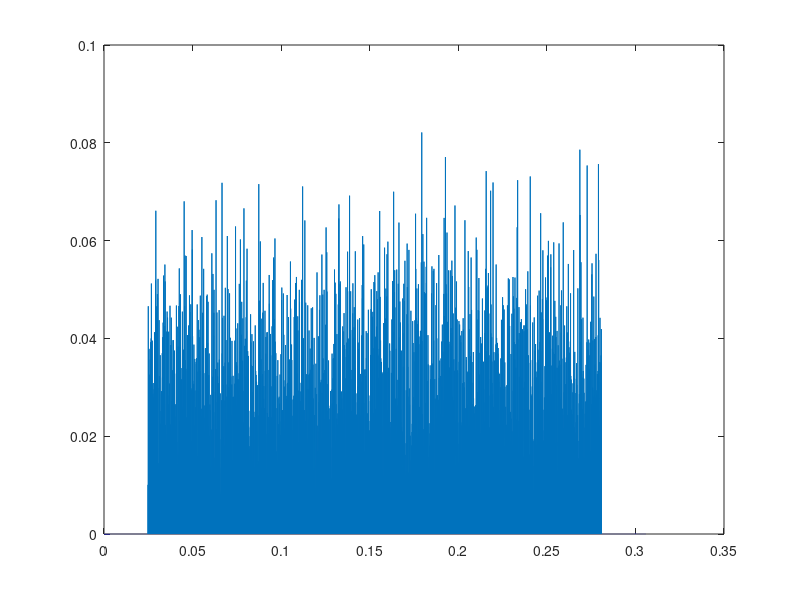

Reproduce this figure in MATLAB. (Note: this script raises an error after producing the figure.)
%Course Project Part 1 task 2
%Author: Katelyn, Faith, Haoze

clear all
close all
% Parameters
M=2048;   %# of subcarriers
N=4;    %Number of OFDM-QPSK SYMBOLS symbols
L=200;    %taps
B=8e3;
fc=24e3;

%QPSK Symbol Map
QPSKmap= [1+1j, -1+1j, -1-1j, 1-1j];
s = zeros(M,1);
y_freq = zeros(M,1);
y=zeros(M+(L-1),1);

Fs=192e3;
Fd=8e3;
beta=0.125;
delay=100;

%Store 4 symbols here
d_original = zeros(M*N,1);

%result symbol
d_result =  zeros(M*N, 1);

%Passband symbols
xPB_syms= [];

%Creates Chirp
   t1=0.05;
   t2=0.2;
   f_0=fc-4000;
   B_ch=B/t1;
   t=[0:(t1*Fs)-1]/Fs;
   f_t=f_0+B_ch*t;
   ch=cos(2*pi*f_t.*t).';
   ch_zp=zeros(t2*Fs, 1);
   chirp=[ch; ch_zp; ch; ch_zp; ch; ch_zp; ch; ch_zp];
 

%**************iteration start*********************
for k=0:N-1
%Generate 1 OFDM SYMBOL
  for j = 1 : M
     randomIndex = randi(length(QPSKmap), 1);
     s(j) = QPSKmap(randomIndex);%random choose from QPSK
     d_original(j+k*M) = s(j);
  end
  
  %Inverse FFT
  x=ifft(s);
  
  %Add zp
  tem = zeros(L-1,1);
  s_cp=[tem; x;tem];

  %upsample
  lambda=Fs/Fd;
  xup=upsample(s_cp, lambda);
  t=[0:length(xup)-1]/Fs;
  figure(), plot(t, abs(xup))

  %Square Root cosine Pulse
   sr_cos=rcosdesign(beta, 2*delay, lambda, 'sqrt');
   xBB=conv(xup, sr_cos);
   
   %RCos Plot
   t=[0:length(sr_cos)-1]/Fs;         %Time Domain Plot
   figure(), plot(t, abs(sr_cos))
    
   SR_cos=fftshift(fft(sr_cos));        %Freq Domain Plot
   f=[-length(SR_cos)/2:(length(SR_cos))/2-1]*Fs;
   figure(), plot(f, abs(SR_cos))

   %Data Plot
   t=[0:length(xBB)-1]/Fs;                       %Time Domain Plot
   figure(), plot(t, abs(xBB))
    
   XBB=fftshift(fft(xBB));                     %Freq Domain Plot
   f=[-length(xBB)/2:(length(xBB))/2-1]/length(xBB)*Fs;
   figure(), plot(f, abs(XBB))
  
   %Passband
   Ts=1/B;
   ts=Ts/lambda;
   n=[0:length(xBB)-1].';
   xPB=real(exp(1j*2*pi*fc*n*ts).*xBB);
   len_pb=length(xPB);
   xPB_syms(1+k*len_pb:k*len_pb+len_pb)=xPB(1:len_pb);
    
   %Convert Signal back to baseband
   xBB_i=xPB.*sin(2*pi*fc*n*ts)*2;
   xBB_r=xPB.*cos(2*pi*fc*n*ts)*2;
   xBB=xBB_r+1i*xBB_i;

   %Match Filter
   xOUF=conv(xBB, sr_cos);

   %Down Sample
   xBBd=xOUF(delay*lambda+1:lambda:end-delay*lambda);

   %fft to convert symbols back into frequency domain
    for ii = 1:M
         sum = 0;
         for kk = 1: M+(L-1)
             sum = sum + xBBd(kk) .* exp(-(1j*2*pi*(kk-1)*(ii-1))/M);
         end
         y_freq(ii) = sum;
    end
   

   d_result(1+k*M:k*M+M) = y_freq(1:M);
end
    
   %Add Chirp to OFDM Symbol
   xPB_ch=[chirp; xPB_syms; chirp];
   
   %Plot of chirp spectrogram
   Nfft=4096;
   figure(), spectrogram(xPB_ch, Nfft, Nfft*3/4, Nfft, Fs, 'yaxis' )
   colormap jet
   set(gca, 'Fontsize', 12, 'FontWeight', 'bold')
   title('Transmission Spectrogram')
%***********iteration end***************************
%decide if bits are 1 or 0
